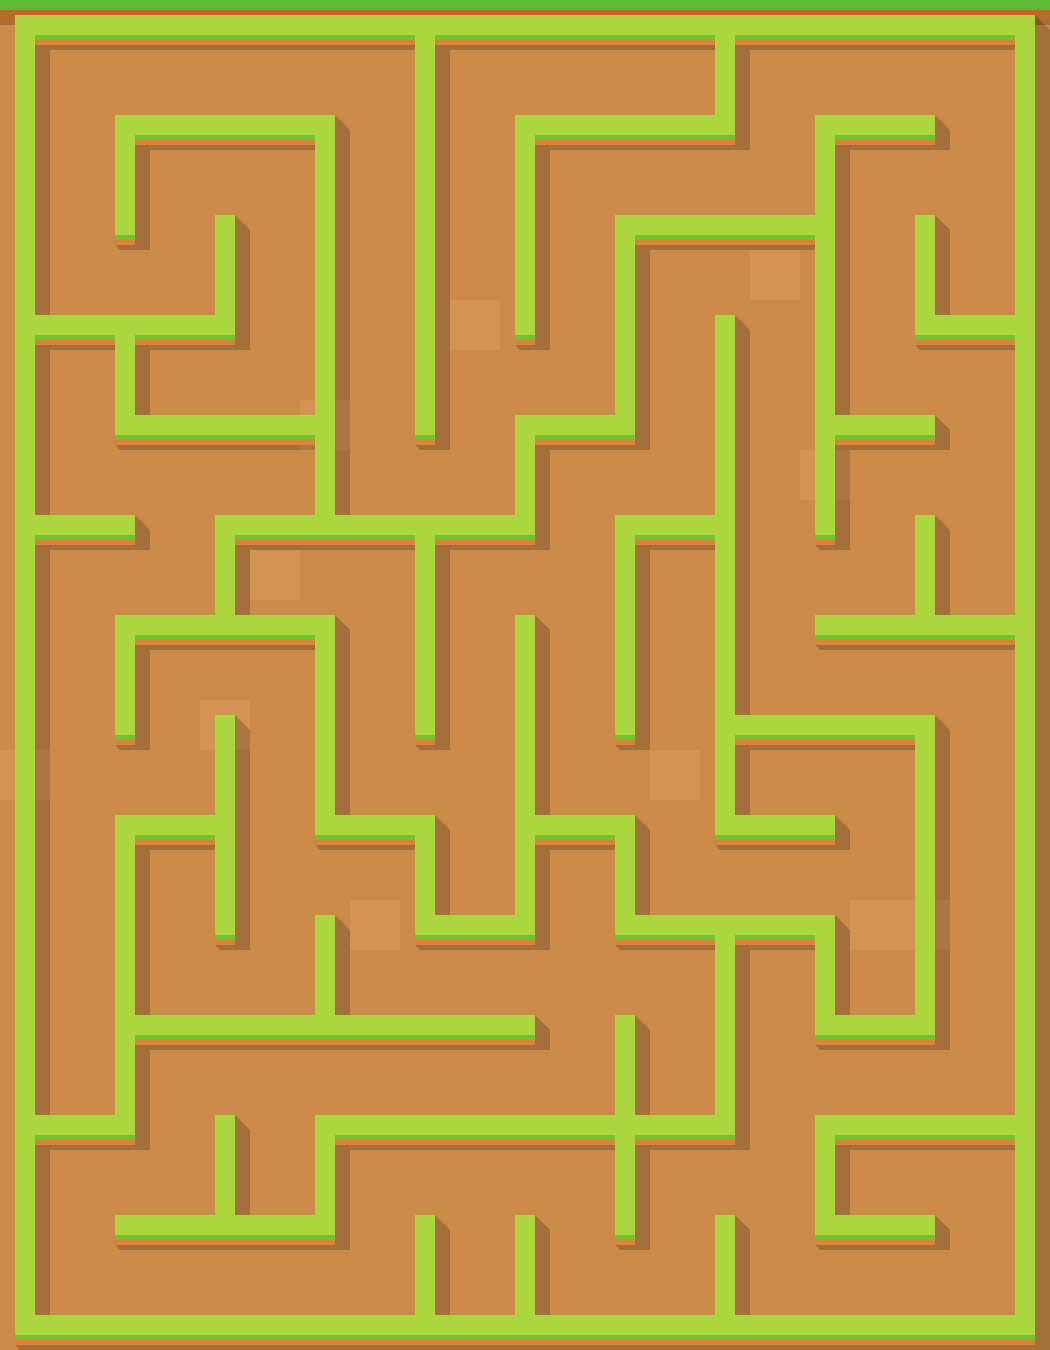

Tiled map render using the project's own tile images. Description and the map definition, with tile-layer contents summarised, below:
An orthogonal 21x27 tile map with 50x50 px tiles, 2 tile layers (soil, wall), 2 tilesets and 81 objects (75x road, playerPos1, endPos, playerPos2, propPos1, ...).

<map version="1.0" orientation="orthogonal" renderorder="right-down" width="21" height="27" tilewidth="50" tileheight="50">
 <tileset firstgid="1" name="mode1Wall" tilewidth="50" tileheight="50">
  <image source="mode1Wall.png" width="450" height="300" />
 </tileset>
 <tileset firstgid="55" name="mode1Tree" tilewidth="50" tileheight="50">
  <image source="mode1Tree.png" width="500" height="500" />
 </tileset>
 <layer name="soil" width="21" height="27">
  <data>[567 cells, 567 non-empty, 3 distinct tile ids]</data>
 </layer>
 <layer name="wall" width="21" height="27">
  <data>[567 cells, 527 non-empty, 24 distinct tile ids]</data>
 </layer>
 <objectgroup name="road">
  <object name="road" x="448.001" y="97.667" width="51.667" height="352" />
  <object name="road" x="46.3333" y="1196" width="55.3333" height="56.3337" />
  <object name="road" x="647.666" y="297.333" width="51.9697" height="157.576" />
  <object name="road" x="849.997" y="499.334" width="50" height="51.666" />
  <object name="road" x="396.333" y="447" width="104.999" height="54.0003" />
  <object name="road" x="248" y="547.667" width="154.667" height="51" />
  <object name="road" x="647.666" y="548.666" width="53.333" height="305" />
  <object name="road" x="297.667" y="848.667" width="107" height="53.667" />
  <object name="road" x="48.3337" y="97.0007" width="54" height="204" />
  <object name="road" x="597.833" y="147.668" width="200.394" height="48.7273" />
  <object name="road" x="48.333" y="49.0004" width="353.666" height="53.3337" />
  <object name="road" x="148.333" y="499.166" width="53" height="52.3333" />
  <object name="road" x="149.667" y="1049.33" width="451.334" height="51.6666" />
  <object name="road" x="150.834" y="649" width="152" height="51.333" />
  <object name="road" x="547.999" y="847.833" width="51.6664" height="104" />
  <object name="road" x="847.832" y="447.999" width="102.667" height="55" />
  <object name="road" x="548.5" y="493.334" width="52.3337" height="304.333" />
  <object name="road" x="46.3331" y="347.667" width="52.0003" height="152.334" />
  <object name="road" x="249.834" y="196.333" width="51.6663" height="154.667" />
  <object name="road" x="97.8333" y="747.999" width="52.3337" height="50.0003" />
  <object name="road" x="148.667" y="699.167" width="52.666" height="100.667" />
  <object name="road" x="348.668" y="949" width="352.333" height="51.3338" />
  <object name="road" x="449.167" y="550.333" width="102.667" height="45.9997" />
  <object name="road" x="148.167" y="198" width="53.001" height="105" />
  <object name="road" x="46.5" y="545.666" width="53.6671" height="555.333" />
  <object name="road" x="444.834" y="48.6673" width="257" height="51.9997" />
  <object name="road" x="795.5" y="647.333" width="151.667" height="50.0003" />
  <object name="road" x="148.833" y="950" width="152" height="49.0004" />
  <object name="road" x="149.501" y="149.667" width="152" height="49.666" />
  <object name="road" x="148.501" y="849.333" width="50.9997" height="104.333" />
  <object name="road" x="645.5" y="850.333" width="203" height="49.667" />
  <object name="road" x="349.834" y="596.833" width="47.333" height="201.001" />
  <object name="road" x="94.8327" y="447.999" width="205.333" height="53.667" />
  <object name="road" x="348.5" y="897" width="54.9997" height="54.333" />
  <object name="road" x="851.833" y="747" width="48.3333" height="256.667" />
  <object name="road" x="548.833" y="451" width="152" height="45.0003" />
  <object name="road" x="748.666" y="46.8337" width="252.334" height="52.9993" />
  <object name="road" x="647.834" y="998.667" width="54.3333" height="101.334" />
  <object name="road" x="98.167" y="248.333" width="53" height="53.3337" />
  <object name="road" x="100.163" y="549" width="102.666" height="47.667" />
  <object name="road" x="149.5" y="348.666" width="150.666" height="49.3337" />
  <object name="road" x="497.802" y="349.636" width="101.061" height="50.7273" />
  <object name="road" x="797.803" y="547.636" width="103.061" height="51.0603" />
  <object name="road" x="649.47" y="248.303" width="151.061" height="50.3937" />
  <object name="road" x="147.163" y="1099.33" width="52.333" height="52.667" />
  <object name="road" x="949.5" y="96.6663" width="50.3333" height="204.001" />
  <object name="road" x="448.5" y="595" width="52.333" height="307.667" />
  <object name="road" x="249.5" y="698" width="52.3333" height="255" />
  <object name="road" x="346.5" y="97.333" width="52.3333" height="404.667" />
  <object name="road" x="747.167" y="96.6663" width="51.6667" height="53.334" />
  <object name="road" x="46.833" y="1249.17" width="354.334" height="52.666" />
  <object name="road" x="546.667" y="146.5" width="53.3333" height="204.666" />
  <object name="road" x="849.667" y="196.5" width="50.3333" height="205.667" />
  <object name="road" x="848.833" y="147.5" width="102.667" height="52.334" />
  <object name="road" x="896.167" y="347.833" width="54" height="55.334" />
  <object name="road" x="948.5" y="347.833" width="51.3333" height="252.667" />
  <object name="road" x="597.833" y="747.667" width="53" height="49.3336" />
  <object name="road" x="549.167" y="999" width="53.6667" height="55.3337" />
  <object name="road" x="747.333" y="296" width="52" height="403.334" />
  <object name="road" x="746.833" y="746" width="105" height="50.0003" />
  <object name="road" x="948.333" y="648.666" width="53.3333" height="450.334" />
  <object name="road" x="49" y="1152.83" width="152" height="49.0004" />
  <object name="road" x="249.167" y="1096.83" width="50.9997" height="104.333" />
  <object name="road" x="346.5" y="1148.17" width="50.9997" height="104.333" />
  <object name="road" x="398.667" y="1148.83" width="152" height="49.0004" />
  <object name="road" x="448.833" y="1196.83" width="50.9997" height="104.333" />
  <object name="road" x="548.5" y="1149.17" width="53.6664" height="103" />
  <object name="road" x="548" y="1251.5" width="152" height="49.0004" />
  <object name="road" x="645.833" y="1148.5" width="53.6664" height="103" />
  <object name="road" x="698.667" y="1148.83" width="52" height="50.3337" />
  <object name="road" x="849.333" y="1148.83" width="152" height="49.0004" />
  <object name="road" x="947.5" y="1195.17" width="53.6664" height="103" />
  <object name="road" x="797.667" y="1249.83" width="152" height="49.0004" />
  <object name="road" x="749.167" y="947.667" width="51" height="351.334" />
  <object name="road" x="798.5" y="1048.5" width="151" height="52.3337" />
 </objectgroup>
 <objectgroup name="pos">
  <object name="playerPos1" x="45.667" y="49.999" width="56" height="52" />
  <object name="endPos" x="348.67" y="945.333" width="57.3333" height="56" />
  <object name="playerPos2" x="748" y="1248" width="54" height="52" />
 </objectgroup>
 <objectgroup name="Posprop">
  <object name="propPos1" x="598" y="52" width="50" height="50" />
  <object name="propPos2" x="246" y="1148" width="52" height="54" />
  <object name="propPos3" x="600" y="454" width="50" height="42" />
 </objectgroup>
</map>
